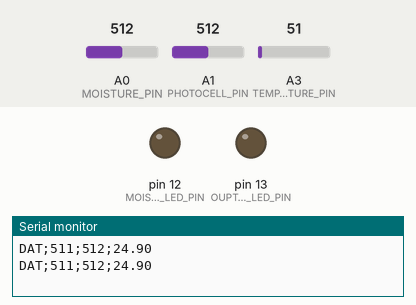
Recording of a sketch running on a simulated Arduino Uno, built with avr-gcc and run on an emulated ATmega328P. On the bench: output pins drawn as LEDs (lit = HIGH), the last lines printed to the serial monitor. The inputs (shaded band) are chosen by the test bench; at power-on: A0 (MOISTURE_PIN) = 512, A1 (PHOTOCELL_PIN) = 512, A3 (TEMPERATURE_PIN) = 51. EEPROM starts erased.

Above: at 1.2 s.
1.3 s: A0 (MOISTURE_PIN) set to 615
3.2 s: A0 (MOISTURE_PIN) set to 632
At 4.8 s:
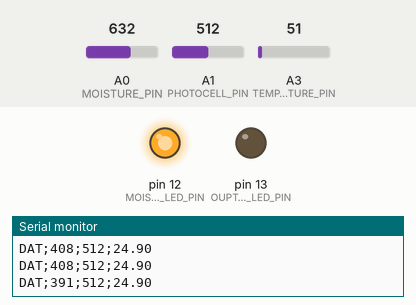
5.5 s: A0 (MOISTURE_PIN) set to 511
At 6.5 s:
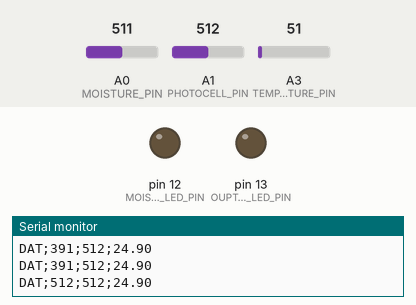
7.5 s: A0 (MOISTURE_PIN) set to 716
At 9.3 s:
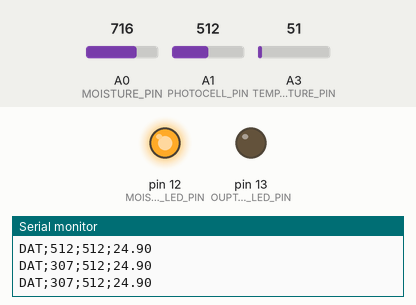
Timing chart, 0 to 10.5 s (numbered marks = the images above; inputs shaded):
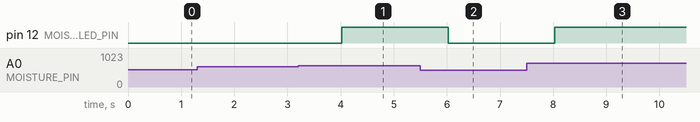

The sketch:

bot.ino
```cpp
#include <stdlib.h>
#include <EEPROM.h>

const int MOISTURE_PIN     = A0; //Moisture sensor pin.
const int PHOTOCELL_PIN    = A1; //Light sensor pin.
const int TEMPERATURE_PIN  = A3; //Temperature sensor pin.

const int MOISTURE_LED_PIN = 12; //Light led when moisture is too low.
const int OUPTUT_LED_PIN   = 13; //Data output indication pin.

const int ADDR_MOISTURE = 0; //Moisture edge value address on EEPROM.
const int ADDR_TIMEOUT  = 1; //Timeout value address on EEPROM (in seconds).

const int READ_TIMEOUT  = 10;


void setup() {
    pinMode(OUPTUT_LED_PIN, OUTPUT);
    pinMode(MOISTURE_LED_PIN, OUTPUT);
    Serial.begin(9600);
}

void loop() {
    String content = "";
    char character;

    while (Serial.available()) {
        character = Serial.read();
        content.concat(character);
    }

    //If command was received.
    if (content.charAt(3) == ';') {
        String cmd = content.substring(0, 3);
        String value = content.substring(4);

        if (cmd == "NFO") {
            cmdInfo();
        } else if (cmd == "TIM") {
            cmdSetTimeout(value);
        } else if (cmd == "MOI") {
            cmdSetMoisture(value);
        }
    }
    delay(READ_TIMEOUT);
    sendResults();
    delay(getTimeout() - READ_TIMEOUT);
}

/**
 * Write up to 2^16 int values to EEPROM. Only half addresses could be used
 * because single value uses two bytes.
 */
void writeEEPROM(int address, int value) {
    int a = value / 256;
    int b = value % 256;

    EEPROM.write(address * 2, a);
    EEPROM.write(address * 2 + 1, b);
}

/**
 * Read 2 bytes integer value from EEPROM. Only half addresses could be used
 * because single value uses two bytes.
 */
int readEEPROM(int address) {
    int a = EEPROM.read(address * 2);
    int b = EEPROM.read(address * 2 + 1);

    return a * 256 + b;
}

/** CONFIG ********************************************************************/
/**
 * Return moisture edge value.
 */
int getMoistureEdge() {
    int val = readEEPROM(ADDR_MOISTURE);

    //Analog value is between 0 and 1023.
    if (val < 1 || val > 1023) {
        //Default value
        val = 400;
        setMoistureEdge(val);
    }

    return val;
}

/**
 * Store moisture edge value to memory.
 */
void setMoistureEdge(int value) {
    writeEEPROM(ADDR_MOISTURE, value);
}

/**
 * Return results output timeout in miliseconds.
 */
long getTimeout() {
    long val = readEEPROM(ADDR_TIMEOUT); //Timeout is stored in seconds.

    //Available timeout range.
    if (val < 1 || val > 60) {
        //Default value
        val = 1;
        setTimeout(val);
    }

    //Convert to miliseconds.
    return val * 1000;
}

/**
 * Store timeout value to memory.
 */
void setTimeout(int value) {
    writeEEPROM(ADDR_TIMEOUT, value);
}


/** SENSORS *******************************************************************/
/**
 *  Return moisture value from sensor
 */
int getMoisture() {
    int value = analogRead(MOISTURE_PIN);

    return 1023 - value;
}

/**
 * Light on/off moisture LED by current value.
 */
void updateMoistureLed(int currentValue) {
    int edge = getMoistureEdge();

    if (currentValue < edge) {
        digitalWrite(MOISTURE_LED_PIN, HIGH);
    } else {
        digitalWrite(MOISTURE_LED_PIN, LOW);
    }
}

/**
 * Return light value from sensor.
 */
int getLight() {
    int value = analogRead(PHOTOCELL_PIN);

    return value;
}

/**
 * Return temperature value in celcius.
 */
float getTemperature() {
    float temperature = (5.0 * analogRead(TEMPERATURE_PIN) * 100.0) / 1024;

    return temperature;
}


/** INTERFACE *****************************************************************/
/**
 * Send collected sensor values via serial connection.
 */
void sendResults() {
    digitalWrite(OUPTUT_LED_PIN, HIGH);
    int moisture = getMoisture();
    int light = getLight();
    float temperature = getTemperature();

    updateMoistureLed(moisture);
    Serial.print("DAT;"); //Prefix for output data.
    Serial.print(moisture);
    Serial.print(";");
    Serial.print(light);
    Serial.print(";");
    Serial.print(temperature);
    Serial.println("");
    digitalWrite(OUPTUT_LED_PIN, LOW);
}

/**
 * Send current status info to serial.
 */
void cmdInfo() {
    Serial.println("Config");
    Serial.println("--------------------");
    Serial.print("Moisture edge: ");
    Serial.println(getMoistureEdge());
    Serial.print("Timeout:       ");
    Serial.println(getTimeout() / 1000);

    Serial.println("\nStats");
    Serial.println("--------------------");
    Serial.print("Moisture:    ");
    Serial.println(getMoisture());
    Serial.print("Light:       ");
    Serial.println(getLight());
    Serial.print("Temperature: ");
    Serial.println(getTemperature());
}

/**
 * Command to set timeout.
 */
void cmdSetTimeout(String value) {
    setTimeout(value.toInt());
    Serial.print("Timeout set: ");
    Serial.println(getTimeout() / 1000);
}

/**
 * Command to set moisture edge level.
 */
void cmdSetMoisture(String value) {
    setMoistureEdge(value.toInt());
    Serial.print("Moisture set: ");
    Serial.println(getMoistureEdge());
}
```

Measured:
- the behaviour switches between 623 and 624 on A0 (MOISTURE_PIN) (found by bisection; images 0 and 1)
- after the input at 3.2 s, pin 12 (MOISTURE_LED_PIN): LOW → HIGH after 0.82 s
- after the input at 5.5 s, pin 12 (MOISTURE_LED_PIN): HIGH → LOW after 0.53 s
- after the input at 7.5 s, pin 12 (MOISTURE_LED_PIN): LOW → HIGH after 0.53 s
